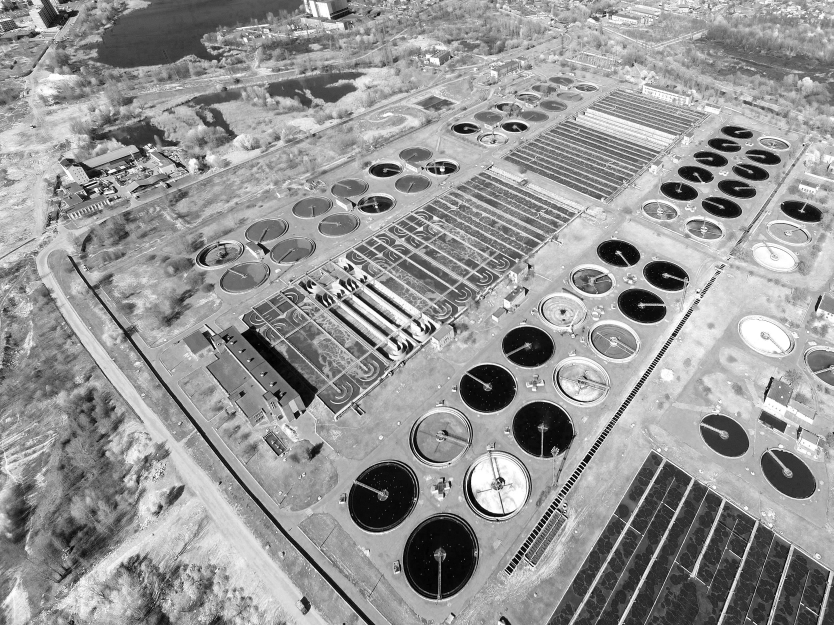
#> input picture HW1/ellipses/Traitement-dimage-drone-.jpeg, 2500 x 1875 px (shown at 1/3 size); its folder holds only this picture in this run
$ python q1-ht.py
#> lines starting #> are read from the running program, lines starting #| are printed output that depends on the picture
import cv2.cv2 as cv2
import glob
from copy import deepcopy
from scipy.signal import convolve
import numpy as np
from tensorflow.keras.preprocessing import image


# [93 lines left out: functions contrastEnhance, draw_ellipse, get_ellipse_centers, add_votes, getGradient, not called in this run]


if __name__ == "__main__":
    i_types = ('*.png', '*.webp', '*.jpg', '*.jpeg')  # tuple of all images types in the folder
    images_names = []
    for i_type in i_types:
        images_names.extend(glob.glob(i_type))  # each name includes the file extension

    temp_images = [cv2.imread(i_name) for i_name in images_names]
#> temp_images = 1 item
    images = []

    for i in range(len(temp_images)):
        images.append((images_names[i], deepcopy(temp_images[i])))
#> this loop made 1 pass
#> after the loop, images = 1 item

    for im_name, im_content in images:
        im = cv2.cvtColor(im_content, cv2.COLOR_RGB2GRAY)

        if im_name == "5da02f8f443e6-brondby-haveby-allotment-gardens-copenhagen-denmark-7.jpg.png":
            edge_map = cv2.Canny(im, 100, 500, apertureSize=3, L2gradient=True)
            cv2.imshow('edge map', edge_map)
            continue
        elif im_name == "72384675-very-long-truck-trailer-for-exceptional-transport-with-many-sturdy-tires.webp":
            edge_map = cv2.Canny(im, 50, 255)
            continue
        elif im_name == "1271488188_2077d21f46_b.jpg":
            edge_map = cv2.Canny(im, 70, 150)
            continue
        elif im_name == "alvtd333_alvin_template_small_ellipse.png":
            edge_map = cv2.Canny(im, 80, 200)
            continue
        elif im_name == "gettyimages-1212455495-612x612.jpg":
            edge_map = cv2.Canny(im, 160, 180)
            continue
        elif im_name == "hammer-tissot-big.jpg":
            edge_map = cv2.Canny(im, 100, 200)
            continue
        elif im_name == "Headline-Pic.jpg":
            edge_map = cv2.Canny(im, 100, 500, apertureSize=3, L2gradient=True)
            continue
        elif im_name == "images.jpg":
            edge_map = cv2.Canny(im, 100, 200)
            continue
        elif im_name == "nEKGD2wNiwqrTOc63kiWZT7b4.png":
            kernel_size = 3
            im = cv2.GaussianBlur(im, (kernel_size, kernel_size), 0)
            edge_map = cv2.Canny(im, 120, 500, apertureSize=3, L2gradient=True)
            cv2.imshow('edge_map', edge_map)

        elif im_name == "s-l400.jpg":
            edge_map = cv2.Canny(im, 100, 180)
            continue
        elif im_name == "sewage-treatment-plant-wastewater-treatment-water-use-filtration-effluent-and-waste-water" \
                        "-industrial-solutions-for-sewerage-water-treatment-and-rec-2H4RX20.jpg":
            edge_map = cv2.Canny(im, 100, 200)
            continue
        else:  # "Traitement-dimage-drone-.jpeg":
            edge_map = cv2.Canny(im, 100, 200)
            continue

        gradient_map = getGradient(edge_map)


        ellipse_center_votes = np.zeros(im.shape)
        gradient_map = getGradient(edge_map)
        cv2.imshow("edge_map", edge_map)


        # TODO: choose P and Q

        for i in range(ellipse_center_votes.shape[0]):
            for j in range(ellipse_center_votes.shape[1]):
                if edge_map[i][j] >= 1:
                    p1 = (i, j)

                    for k in range(ellipse_center_votes.shape[0]):
                        for l in range(ellipse_center_votes.shape[1]):
                            if edge_map[k][l] != 0 and (i!=k or j!=l):
                                p2 = (k, l)
                                ellipse_center_votes = add_votes(p1, p2, gradient_map[p1[0], p1[1]],
                                                                 gradient_map[p2[0], p2[1]],
                                                                 ellipse_center_votes)


        cv2.imshow('ellipse_center_votes', ellipse_center_votes)
        ellipse_center_votes = contrastEnhance(ellipse_center_votes, [np.min(np.ravel(ellipse_center_votes)), np.max(np.ravel(ellipse_center_votes))])
        cv2.imshow('ellipse_center_votes -contrast', ellipse_center_votes/510)
        # cv2.imshow('im_content_resized', im_content_resized)
        ellipse_center_votes /= 510


        for i in range (ellipse_center_votes.shape[0]):
            for j in range (ellipse_center_votes.shape[1]):
                if ellipse_center_votes[i][j]>np.max(np.ravel(ellipse_center_votes))-0.05:
                    # ellipse_center_votes = cv2.circle(ellipse_center_votes, (i, j), 3, (255, 0, 0), 3)
                    black_board = cv2.circle(black_board, (i, j), 2, (0, 0, 255), 2)

                #     # ellipse_center_votes[i][j] = 1
                # else:
                #     ellipse_center_votes[i][j] = 0


        cv2.imshow('res', im_content_resized)

        scale_percent = 500  # percent of original size
        width = int(black_board.shape[1] * scale_percent / 100)
        height = int(black_board.shape[0] * scale_percent / 100)
        dim = (width, height)
        black_board = cv2.resize(black_board, dim, interpolation=cv2.INTER_CUBIC)
        black_board = black_board.astype(np.uint8)
        black_board = black_board.reshape(im_content.shape)
        cv2.imshow('black_board-res', black_board)
        cv2.imshow('im_content-pre-res', im_content)
        im_content += black_board

        cv2.imshow('im_content-res', im_content)


        print ('done')


        # [35 lines of commented-out code are left out]

        cv2.imshow('image', im)
        cv2.imshow('edge map', edge_map)
        # cv2.imshow('gradient', gradient_map)
        # cv2.imshow('Result', im_content)

        cv2.waitKey(0)

        break
#> this loop made 1 pass
#> im_name on pass 1: 'Traitement-dimage-drone-.jpeg'
#> pass 1, `edge_map = cv2.Canny(im, 100, 200)`:
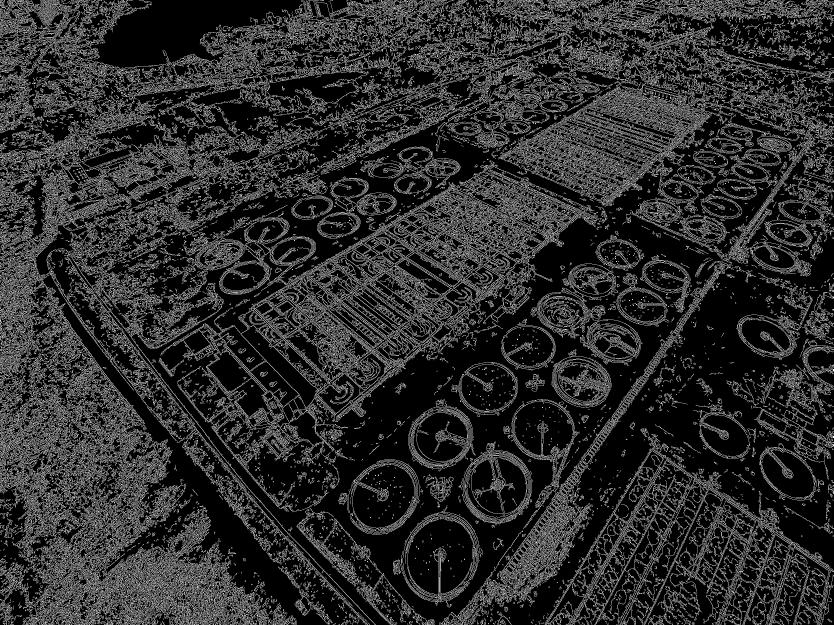
#> edge_map: shape (1875, 2500) (shown at 1/3 size); 17.5% white in thin lines or dots
